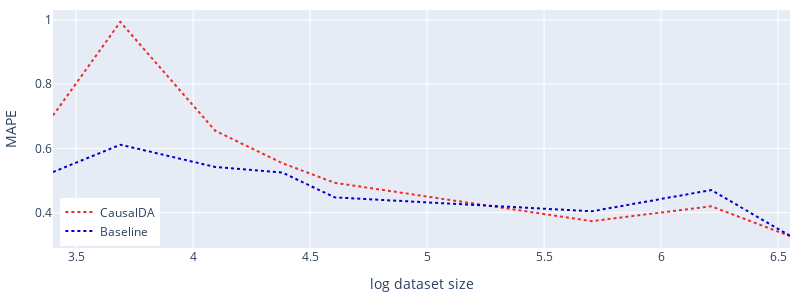

Here is the notebook cell this chart was saved with:
### Code cell
### XGB median MAPE depending on the dataset size

# set x, y and color variables
color_columns_list=['MAPE_CausalDA', 'MAPE_Baseline']
x_column = 'nb_observations_log'

# aggregate results
res_tot = compute_stats_for_line_plot_paper(data_size, [x_column], color_columns_list[0])
res_col = compute_stats_for_line_plot_paper(data_size, [x_column], color_columns_list[1])
res_tot = res_tot.merge(res_col, how="left", on=[x_column]).sort_values(by=[x_column])

# Figure
fig = go.Figure()
  
### CausalDA results
# abscisse
x = res_tot[x_column].tolist()
x_rev = x[::-1]
# Line 1
y1 = res_tot['MAPE_CausalDA' + '_mean'].tolist()
y1_upper = res_tot['MAPE_CausalDA' + '_upper'].tolist()
y1_lower = res_tot['MAPE_CausalDA' + '_lower'].tolist()
y1_lower = y1_lower[::-1]
# Line 2
y2 = res_tot['MAPE_CausalDA' + '_median'].tolist()

fig.add_trace(go.Scatter(
    x=x,
    y=y2,
    line_color=color_list[0],
    line_dash='dot',
    name='CausalDA',
))
fig.update_traces(mode='lines')

### Baseline results
# abscisse
x = res_tot[x_column].tolist()
x_rev = x[::-1]
# Line 1
y1 = res_tot['MAPE_Baseline' + '_mean'].tolist()
y1_upper = res_tot['MAPE_Baseline' + '_upper'].tolist()
y1_lower = res_tot['MAPE_Baseline' + '_lower'].tolist()
y1_lower = y1_lower[::-1]
# Line 2
y2 = res_tot['MAPE_Baseline' + '_median'].tolist()

fig.add_trace(go.Scatter(
    x=x,
    y=y2,
    line_color=color_list[1],
    line_dash='dot',
    name='Baseline',
))
fig.update_traces(mode='lines')

# legend position
fig.update_layout(legend=dict(
    yanchor="bottom",
    y=0.01,
    xanchor="left",
    x=0.01
))

# magin & size
fig.update_layout(
    margin=dict(l=20, r=10, t=10, b=10),
    width=800,
    height=300,
)

# axis titles
fig.update_yaxes(title_text='MAPE')
fig.update_xaxes(title_text='log dataset size')

fig.show()

### Figure 1 — Plotly figure (JSON) as saved in the notebook; plotly's stock layout.template omitted (floating-point values rounded to 4 significant figures)
{"data": [{"line": {"color": "rgb(238,44,44)", "dash": "dot"}, "mode": "lines", "name": "CausalDA", "type": "scatter", "x": [3.401, 3.689, 4.094, 4.382, 4.605, 5.704, 6.215, 6.551], "y": [0.7022, 0.9936, 0.6548, 0.5537, 0.4929, 0.3736, 0.4197, 0.327]}, {"line": {"color": "rgb(0,0,205)", "dash": "dot"}, "mode": "lines", "name": "Baseline", "type": "scatter", "x": [3.401, 3.689, 4.094, 4.382, 4.605, 5.704, 6.215, 6.551], "y": [0.5262, 0.6115, 0.5421, 0.5245, 0.4475, 0.4042, 0.4702, 0.3282]}], "layout": {"height": 300, "legend": {"x": 0.01, "xanchor": "left", "y": 0.01, "yanchor": "bottom"}, "margin": {"b": 10, "l": 20, "r": 10, "t": 10}, "width": 800, "xaxis": {"title": {"text": "log dataset size"}}, "yaxis": {"title": {"text": "MAPE"}}}}
